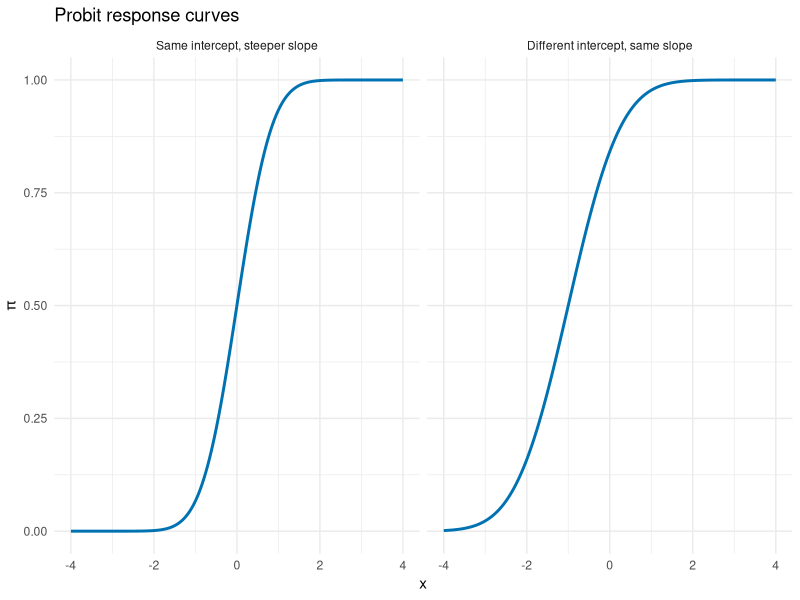
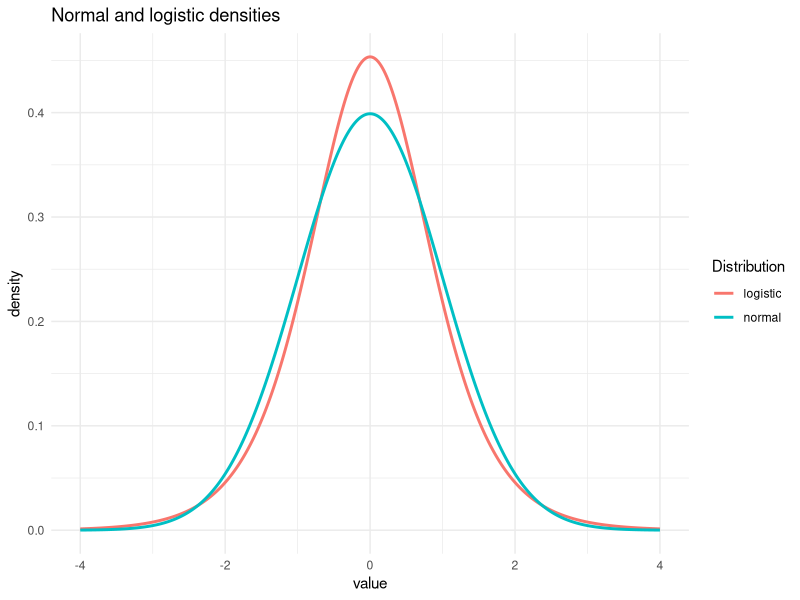
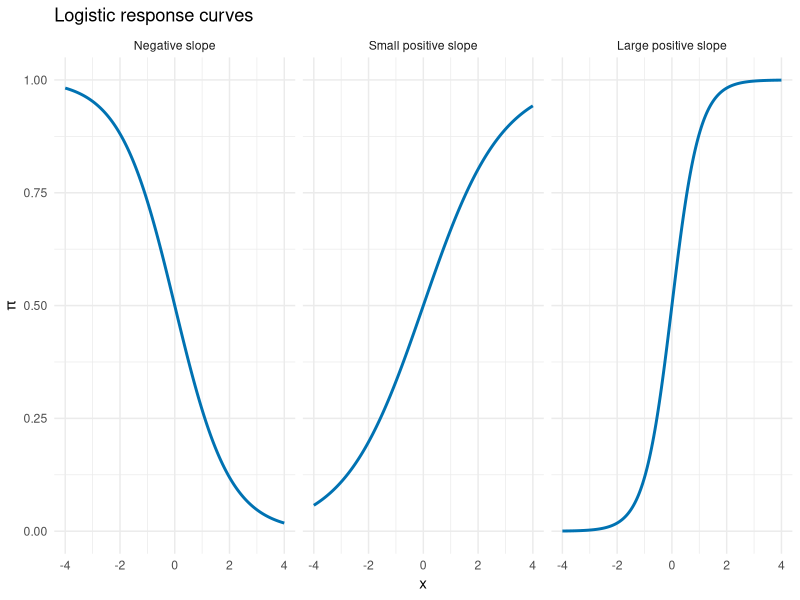

Write the R code that produced these figures, in order.
## ---- chunk 1
#| fig-alt: "Probit response curves showing how the intercept shifts the curve and how the slope changes its steepness."

library(tidyverse)

probit_scenario_levels <- c(
  "Same intercept, steeper slope",
  "Different intercept, same slope"
)

probit_grid <- expand_grid(
  x = seq(-4, 4, length.out = 200),
  scenario = probit_scenario_levels
) |>
  mutate(
    scenario = factor(scenario, levels = probit_scenario_levels),
    beta_0 = if_else(scenario == "Same intercept, steeper slope", 0, 1),
    beta_1 = if_else(scenario == "Same intercept, steeper slope", 1.5, 1),
    probability = pnorm(beta_0 + beta_1 * x)
  )

ggplot(probit_grid, aes(x = x, y = probability)) +
  geom_line(linewidth = 1, color = "#0072B2") +
  facet_wrap(~ scenario) +
  labs(
    x = "x",
    y = expression(pi),
    title = "Probit response curves"
  ) +
  ylim(0, 1) +
  theme_minimal()
## ---- chunk 2
#| fig-alt: "Density curves for a standard normal distribution and a variance-standardized logistic distribution."

density_grid <- tibble(x = seq(-4, 4, length.out = 400)) |>
  mutate(
    normal = dnorm(x),
    logistic = dlogis(x, scale = sqrt(3) / pi)
  ) |>
  pivot_longer(
    cols = c(normal, logistic),
    names_to = "distribution",
    values_to = "density"
  )

ggplot(density_grid, aes(x = x, y = density, color = distribution)) +
  geom_line(linewidth = 1) +
  labs(
    x = "value",
    y = "density",
    color = "Distribution",
    title = "Normal and logistic densities"
  ) +
  theme_minimal()
## ---- chunk 3
#| fig-alt: "Logistic response curves for negative, small positive, and large positive slopes."

logistic_slope_levels <- c(
  "Negative slope",
  "Small positive slope",
  "Large positive slope"
)

logistic_grid <- expand_grid(
  x = seq(-4, 4, length.out = 200),
  slope = logistic_slope_levels
) |>
  mutate(
    slope = factor(slope, levels = logistic_slope_levels),
    beta_0 = 0,
    beta_1 = case_when(
      slope == "Negative slope" ~ -1,
      slope == "Small positive slope" ~ 0.7,
      TRUE ~ 2
    ),
    probability = plogis(beta_0 + beta_1 * x)
  )

ggplot(logistic_grid, aes(x = x, y = probability)) +
  geom_line(linewidth = 1, color = "#0072B2") +
  facet_wrap(~ slope) +
  labs(
    x = "x",
    y = expression(pi),
    title = "Logistic response curves"
  ) +
  ylim(0, 1) +
  theme_minimal()
## ---- chunk 4
tibble(
  probability = c(0.10, 0.25, 0.50, 0.75, 0.90)
) |>
  mutate(
    odds = probability / (1 - probability),
    logit = log(odds)
  ) |>
  knitr::kable(digits = 3)
## ---- chunk 5
mtcars_logistic_fit <- glm(
  am ~ wt,
  data = mtcars,
  family = binomial(link = "logit")
)

coef(summary(mtcars_logistic_fit)) |>
  as.data.frame() |>
  rownames_to_column("term") |>
  mutate(odds_ratio = exp(Estimate)) |>
  knitr::kable(digits = 4)
## ---- chunk 6
tibble(wt = c(2.5, 3.5)) |>
  mutate(
    predicted_probability = predict(
      mtcars_logistic_fit,
      newdata = tibble(wt = wt),
      type = "response"
    )
  ) |>
  knitr::kable(digits = 3)
